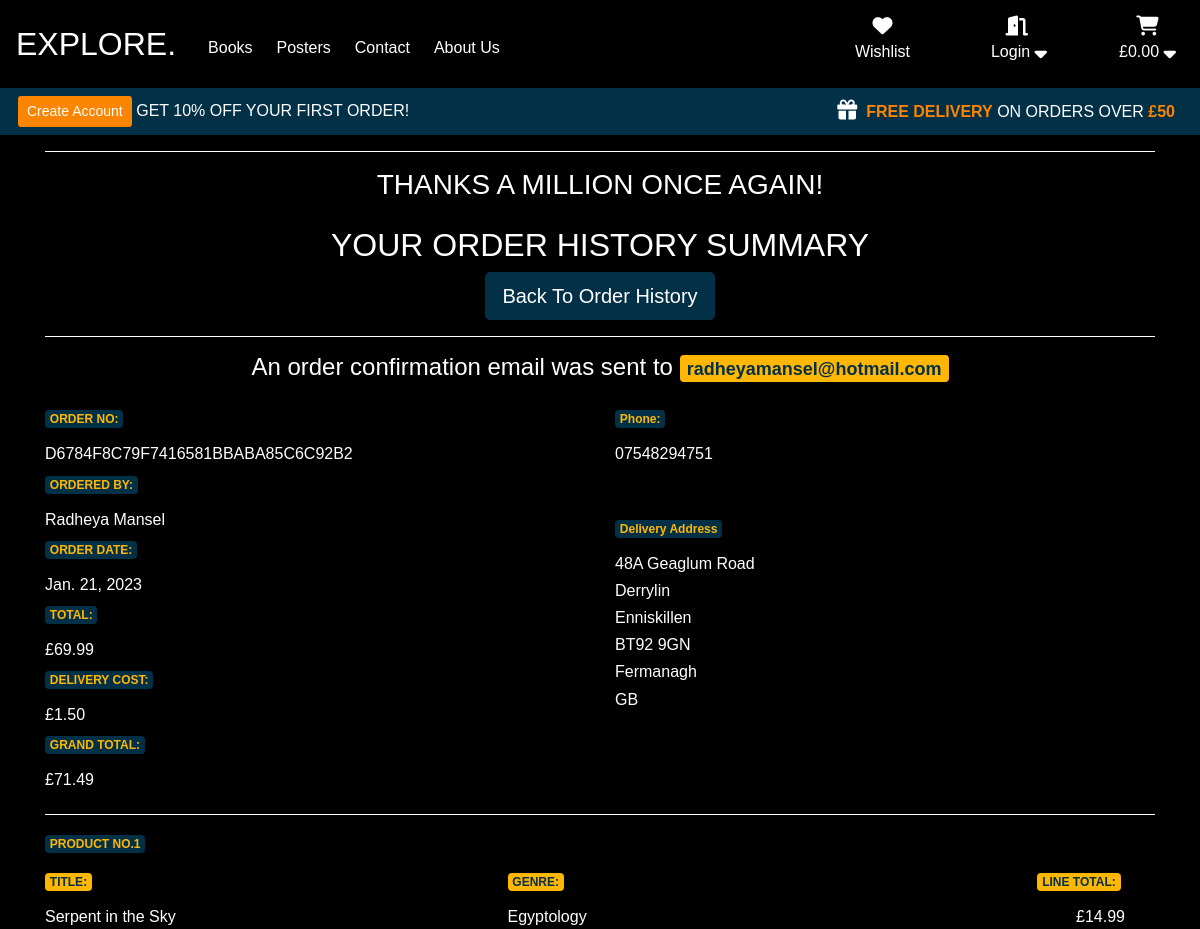
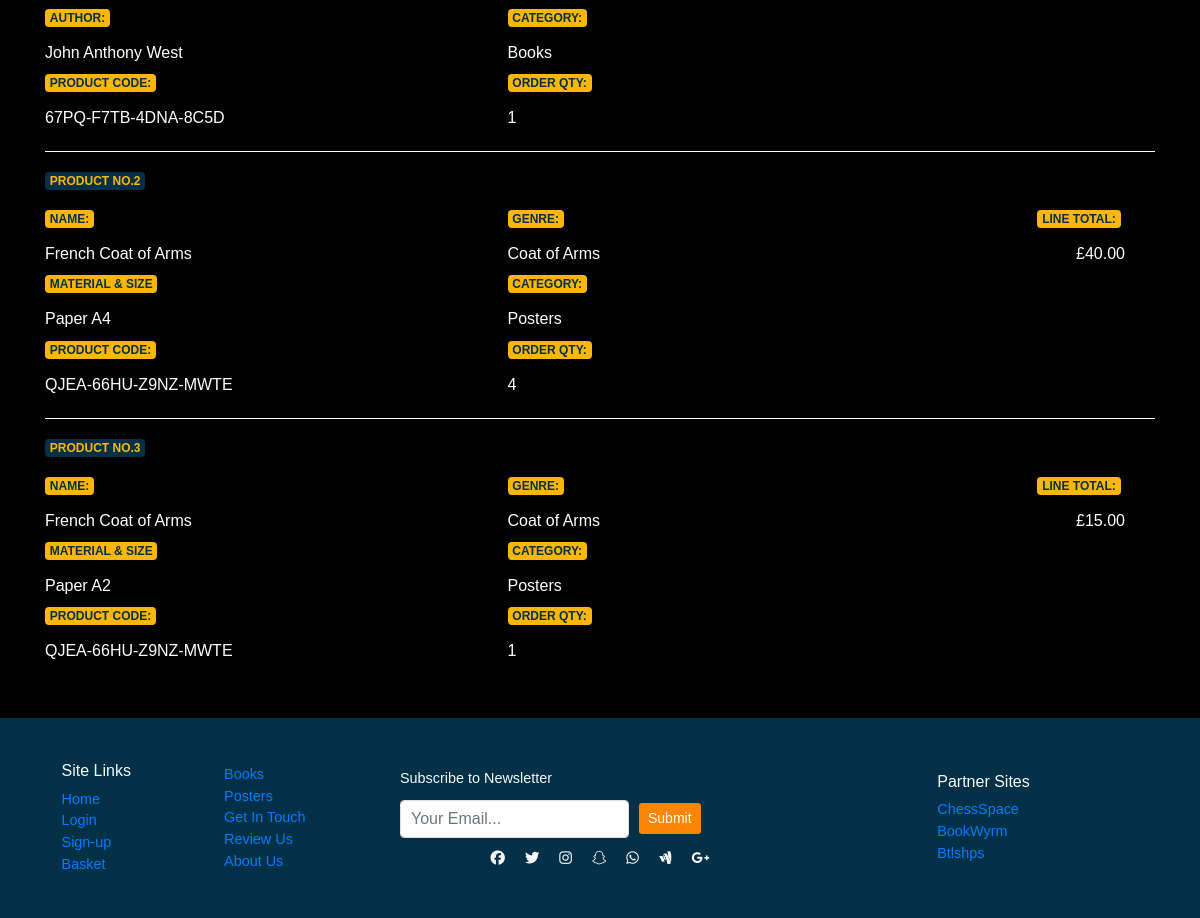
The page /profile/order-history/D6784F8C79F7416581BBABA85C6C92B2 on the database its author committed (2 pictures, top to bottom).
### checkout/models.py (models this page shows, shortened)
class Order(models.Model):
    order_number = models.CharField(max_length=32, null=False, editable=False)
    user_profile = models.ForeignKey(UserProfile, on_delete=models.SET_NULL, null=True, blank=True, related_name='orders')
    full_name = models.CharField(max_length=50, null=False, blank=False)
    email = models.EmailField(max_length=254, null=False, blank=False)
    phone_number = models.CharField(max_length=20, null=False, blank=False)
    country = CountryField(blank_label="Country *", null=False, blank=False)
    postcode = models.CharField(max_length=20, null=True, blank=True)
    town_or_city = models.CharField(max_length=40, null=False, blank=False)
    street_address1 = models.CharField(max_length=80, null=False, blank=False)
    street_address2 = models.CharField(max_length=80, null=False, blank=False)
    county = models.CharField(max_length=80, null=True, blank=True)
    date = models.DateField(auto_now_add=True)
    delivery_cost = models.DecimalField(max_digits=6, decimal_places=2, null=False, default=0)
    order_total = models.DecimalField(max_digits=10, decimal_places=2, null=False, default=0)
    grand_total = models.DecimalField(max_digits=10, decimal_places=2, null=False, default=0)
    original_basket = models.TextField(null=False, blank=False, default='')
    stripe_pid = models.CharField(max_length=254, null=False, blank=False, default='')

class OrderLineItem(models.Model):
    order = models.ForeignKey(Order, on_delete=models.CASCADE, null=False, related_name='lineitems')
    product = models.CharField(max_length=100, blank=False, null=False)
    book = models.ForeignKey(Books, on_delete=models.CASCADE, blank=True, null=True)
    poster = models.ForeignKey(Posters, on_delete=models.CASCADE, blank=True, null=True)
    material_size = models.CharField(max_length=20, null=True, blank=True)
    quantity = models.IntegerField(null=False, blank=False, default=0)
    lineitem_total = models.DecimalField(max_digits=6, decimal_places=2, null=False, blank=False, editable=False)

### products/models.py (models this page shows, shortened)
class Books(models.Model):
    class Meta:
        verbose_name_plural = 'Books'
    title = models.CharField(max_length=254, verbose_name="Book Title", help_text="The Book Title")
    code = models.CharField(max_length=19, null=True, blank=True, help_text="Unique 19 digit product code")
    category = models.ForeignKey(Category, on_delete=models.CASCADE, default=1, help_text="Book Category")
    author = models.CharField(max_length=64, help_text="Book Author")
    publisher = models.CharField(max_length=64, help_text="Book Publisher")
    genre = models.ForeignKey(Genre, on_delete=models.CASCADE, help_text="Book Genre")
    subtitle = models.TextField(max_length=254, help_text="Book Subtitle")
    description = models.TextField(help_text="Book Description")
    price = models.DecimalField(max_digits=6, decimal_places=2, help_text="Book Price")
    rating = models.DecimalField(max_digits=2, decimal_places=1, null=True, blank=True, help_text="Book Rating")
    google_url = models.URLField(max_length=1024, null=True, blank=True, help_text="A Url to the book on google books")
    thumbnail_url = models.URLField(max_length=1024, null=True, blank=True, help_text="Thumbnail Url Address")
    thumbnail = models.ImageField(null=True, blank=True, verbose_name="Book Cover Thumbnail Image")
    image_url = models.URLField(max_length=1024, null=True, blank=True, help_text="Image URL Address")
    image = models.ImageField(null=True, blank=True, verbose_name="Book Cover Image")
    user_book_wishlist = models.ManyToManyField(User, related_name="user_book_wishlist", blank=True)

class Genre(models.Model):
    name = models.CharField(max_length=64)
    class Meta:
        verbose_name_plural = 'Genre'

class Category(models.Model):
    name = models.CharField(max_length=64)
    class Meta:
        verbose_name_plural = 'Categories'

class Posters(models.Model):
    class Meta:
        verbose_name_plural = 'Posters'
    name = models.CharField(max_length=254)
    code = models.CharField(max_length=19, null=True, blank=True)
    category = models.ForeignKey(Category, on_delete=models.CASCADE)
    genre = models.ForeignKey(Genre, on_delete=models.CASCADE)
    description = models.TextField()
    price = models.DecimalField(max_digits=6, decimal_places=2)
    image_url = models.URLField(max_length=1024, null=True, blank=True)
    image = models.ImageField(null=True, blank=True)
    user_poster_wishlist = models.ManyToManyField(User, related_name="user_poster_wishlist", blank=True)

### profiles/views.py (the view)
# urls.py: path('order-history/<order_number>', views.order_history_detail, name='order_history_detail'),
def order_history_detail(request, order_number):
    template = 'checkout/checkout-success.html'
    order = get_object_or_404(Order, order_number=order_number)
    context = {
        'order': order,
        'from_profile': True,
    }
    return render(request, template, context)

### checkout/templates/checkout/checkout-success.html (shortened to what this page needs)
{% extends "base.html" %}
{% load static %}
{% block extra_css %}
    <link rel="stylesheet" href="{% static 'checkout/css/checkout.css' %}">
{% endblock %}
{% block content %}
<section class="container checkout-container">
    <div class="row">
        <div class="col text-center">
            <hr>
            {% if from_profile %}
                <h3 class="mb-4">THANKS A MILLION ONCE AGAIN!</h3>
                <h2>YOUR ORDER HISTORY SUMMARY</h2>
                <a href="{% url 'order_history' %}" class="btn btn-lg btn-outline-primary">Back To Order History</a>
            {% else %}
                <h3 class="mb-4">THANKS A MILLION!</h3>
                <h2>YOUR ORDER SUMMARY</h2>
            {% endif %}
            <hr>
            {% if from_profile %}
                <h4 class="mb-4">An order confirmation email was sent to <strong class="badge badge-light">{{ order.email }}</strong></h4>
            {% else %}
                <h4 class="mb-4">A confirmation email will be sent to <strong class="badge badge-light">{{ order.email }}</strong></h4>
            {% endif %}
        </div>
    </div>
    <div class="row d-flex justify-content-center">
       <div class="col-12 col-md-6 col-lg-6 text-left">
            <span class="badge badge-info mb-3">ORDER NO:</span>&nbsp;<h6>{{ order.order_number }}</h6>
            <span class="badge badge-info mb-3">ORDERED BY:</span>&nbsp;<h6>{{ order.full_name }}</h6>
            <span class="badge badge-info mb-3">ORDER DATE:</span>&nbsp;<h6>{{ order.date }}</h6>
            <span class="badge badge-info mb-3">TOTAL:</span>&nbsp;<h6>£{{ order.order_total }}</h6>
            <span class="badge badge-info mb-3">DELIVERY COST:</span>&nbsp;<h6>£{{ order.delivery_cost }}</h6>
            <span class="badge badge-info mb-3">GRAND TOTAL:</span>&nbsp;<h6>£{{ order.grand_total }}</h6>
       </div>
       <div class="col-12 col-md-6 col-lg-6 text-left">
            <span class="badge badge-info mb-3">Phone:</span>&nbsp;<h6>{{ order.phone_number }}</h6>
            <span class="badge badge-info mt-5 mb-3">Delivery Address</span>&nbsp;<h6>{{ order.street_address1 }}</h6>
            <h6>{{ order.street_address2 }}</h6>
            <h6>{{ order.town_or_city }}</h6>
            <h6>{{ order.postcode }}</h6>
            <h6>{{ order.county }}</h6>
            <h6>{{ order.country }}</h6>
       </div>
    </div>
    {% for product in order.lineitems.all %}
    <hr>
    <h4 class="mb-3 badge badge-info">PRODUCT NO.{{ forloop.counter }}</h4>
        <div class="row w-100 d-flex">
            {% if product.book %}
                <div class="col-12 col-md-4 col-lg-5 text-left">
                    <span class="badge badge-light mb-3">TITLE:</span>&nbsp;<h6>{{ product.book.title }}</h6>
                    <span class="badge badge-light mb-3">AUTHOR:</span>&nbsp;<h6>{{ product.book.author }}</h6>
                    <span class="badge badge-light mb-3">PRODUCT CODE:</span>&nbsp;<h6>{{ product.book.code }}</h6>
                </div>
                <div class="col-12 col-md-4 col-lg-3 text-left">
                    <span class="badge badge-light mb-3">GENRE:</span>&nbsp;<h6>{{ product.book.genre.name }}</h6>
                    <span class="badge badge-light mb-3">CATEGORY:</span>&nbsp;<h6>{{ product.book.category.name }}</h6>
                    <span class="badge badge-light mb-3">ORDER QTY:</span>&nbsp;<h6>{{ product.quantity }}</h6>
                </div>
                <div class="col-12 col-md-4 col-lg-4 text-right">
                    <span class="badge badge-light mb-3">LINE TOTAL:</span>&nbsp;<h6>£{{ product.lineitem_total }}</h6>
                </div>
            {% else %}
                <div class="col-12 col-md-4 col-lg-5 text-left">
                    <span class="badge badge-light mb-3">NAME:</span>&nbsp;<h6>{{ product.poster.name }}</h6>
                    <span class="badge badge-light mb-3">MATERIAL &amp; SIZE</span><h6>{{ product.material_size }}</h6>
                    <span class="badge badge-light mb-3">PRODUCT CODE:</span>&nbsp;<h6>{{ product.poster.code }}</h6>
                </div>
                <div class="col-12 col-md-4 col-lg-3 text-left">
                    <span class="badge badge-light mb-3">GENRE:</span>&nbsp;<h6>{{ product.poster.genre.name }}</h6>
                    <span class="badge badge-light mb-3">CATEGORY:</span>&nbsp;<h6>{{ product.poster.category.name }}</h6>
                    <span class="badge badge-light mb-3">ORDER QTY:</span>&nbsp;<h6>{{ product.quantity }}</h6>
                </div>
                <div class="col-12 col-md-4 col-lg-4 text-right">
                    <span class="badge badge-light mb-3">LINE TOTAL:</span>&nbsp;<h6>£{{ product.lineitem_total }}</h6>
                </div>
            {% endif %}
        </div>
    {% endfor %}
</section>
{% endblock %}

### static/css/base.css (style rules this page uses)
:root { --light-blue: #8ECAE6; --blue: #219EBC; --dark-blue: #023047; --yellow: #FFB703; --orange: #FB8500; --red: #d62828; --hero-txt-bg: rgba(148, 121, 135, 0) }
*, *::before, *::after { box-sizing: border-box; }
html, body { height: 100%; width: 100%; margin: 0; }
body { background: black; color: white; font-family: 'Montserrat', sans-serif; font-weight: 400; display: flex; flex-direction: column; }
hr { border: 0; clear: both; display: block; width: 100%; background-color: white; height: 1px; }
.badge-info { background: var(--dark-blue); color: var(--yellow); }
.badge-light { background: var(--yellow); color: var(--dark-blue); }
.btn-outline-primary { background: var(--dark-blue); color: white; border-color: var(--dark-blue); }

### checkout/static/checkout/css/checkout.css (style rules this page uses)
.checkout-container { flex: 1 0 auto; margin-bottom: 50px; }

### rows shown on the page
Order: email "radheyamansel@hotmail.com", order_number "D6784F8C79F7416581BBABA85C6C92B2", full_name "Radheya Mansel", date "Jan. 21, 2023", order_total "69.99", delivery_cost "1.50", grand_total "71.49", phone_number "07548294751", street_address1 "48A Geaglum Road", street_address2 "Derrylin", town_or_city "Enniskillen", postcode "BT92 9GN", county "Fermanagh", country "GB"
OrderLineItem: book "Serpent in the Sky", book.author "John Anthony West", book.code "67PQ-F7TB-4DNA-8C5D", book.genre.name "Egyptology", book.category.name "Books", quantity "1", lineitem_total "14.99"
OrderLineItem: poster.name "French Coat of Arms", material_size "Paper A4", poster.code "QJEA-66HU-Z9NZ-MWTE", poster.genre.name "Coat of Arms", poster.category.name "Posters", quantity "4", lineitem_total "40.00"
OrderLineItem: poster.name "French Coat of Arms", material_size "Paper A2", poster.code "QJEA-66HU-Z9NZ-MWTE", poster.genre.name "Coat of Arms", poster.category.name "Posters", quantity "1", lineitem_total "15.00"
